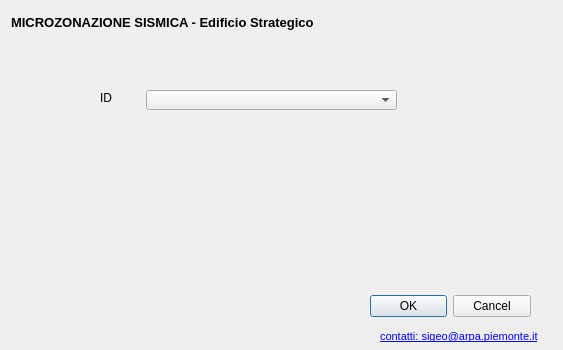
<?xml version="1.0" encoding="UTF-8"?>
<ui version="4.0">
 <class>Dialog</class>
 <widget class="QDialog" name="Dialog">
  <property name="geometry">
   <rect>
    <x>0</x>
    <y>0</y>
    <width>563</width>
    <height>350</height>
   </rect>
  </property>
  <property name="sizePolicy">
   <sizepolicy hsizetype="Fixed" vsizetype="Fixed">
    <horstretch>0</horstretch>
    <verstretch>0</verstretch>
   </sizepolicy>
  </property>
  <property name="minimumSize">
   <size>
    <width>563</width>
    <height>350</height>
   </size>
  </property>
  <property name="font">
   <font>
    <family>Arial</family>
   </font>
  </property>
  <property name="windowTitle">
   <string>Dialog</string>
  </property>
  <widget class="QDialogButtonBox" name="buttonBox">
   <property name="geometry">
    <rect>
     <x>370</x>
     <y>290</y>
     <width>161</width>
     <height>32</height>
    </rect>
   </property>
   <property name="orientation">
    <enum>Qt::Horizontal</enum>
   </property>
   <property name="standardButtons">
    <set>QDialogButtonBox::Cancel|QDialogButtonBox::Ok</set>
   </property>
  </widget>
  <widget class="QLabel" name="label_10">
   <property name="geometry">
    <rect>
     <x>20</x>
     <y>290</y>
     <width>91</width>
     <height>41</height>
    </rect>
   </property>
   <property name="text">
    <string/>
   </property>
   <property name="pixmap">
    <pixmap>resources/arpa.gif</pixmap>
   </property>
  </widget>
  <widget class="QLabel" name="label_16">
   <property name="geometry">
    <rect>
     <x>130</x>
     <y>290</y>
     <width>131</width>
     <height>41</height>
    </rect>
   </property>
   <property name="text">
    <string/>
   </property>
   <property name="pixmap">
    <pixmap>resources/rp.gif</pixmap>
   </property>
  </widget>
  <widget class="QLabel" name="label_17">
   <property name="geometry">
    <rect>
     <x>380</x>
     <y>330</y>
     <width>159</width>
     <height>13</height>
    </rect>
   </property>
   <property name="text">
    <string>&lt;!DOCTYPE HTML PUBLIC &quot;-//W3C//DTD HTML 4.0//EN&quot; &quot;http://www.w3.org/TR/REC-html40/strict.dtd&quot;&gt;
&lt;html&gt;&lt;head&gt;&lt;meta name=&quot;qrichtext&quot; content=&quot;1&quot; /&gt;&lt;style type=&quot;text/css&quot;&gt;
p, li { white-space: pre-wrap; }
&lt;/style&gt;&lt;/head&gt;&lt;body style=&quot; font-family:'Arial'; font-size:8.25pt; font-weight:400; font-style:normal;&quot;&gt;
&lt;p style=&quot; margin-top:0px; margin-bottom:0px; margin-left:0px; margin-right:0px; -qt-block-indent:0; text-indent:0px;&quot;&gt;&lt;a href=&quot;mailto:sigeo.arpa.piemonte.it&quot;&gt;&lt;span style=&quot; text-decoration: underline; color:#0000ff;&quot;&gt;contatti: sigeo@arpa.piemonte.it&lt;/span&gt;&lt;/a&gt;&lt;/p&gt;&lt;/body&gt;&lt;/html&gt;</string>
   </property>
  </widget>
  <widget class="QWidget" name="layoutWidget">
   <property name="geometry">
    <rect>
     <x>11</x>
     <y>11</y>
     <width>531</width>
     <height>22</height>
    </rect>
   </property>
   <layout class="QHBoxLayout" name="horizontalLayout">
    <item>
     <widget class="QLabel" name="label_6">
      <property name="font">
       <font>
        <pointsize>10</pointsize>
        <weight>75</weight>
        <bold>true</bold>
       </font>
      </property>
      <property name="text">
       <string>MICROZONAZIONE SISMICA - Edificio Strategico</string>
      </property>
     </widget>
    </item>
    <item>
     <spacer name="horizontalSpacer">
      <property name="orientation">
       <enum>Qt::Horizontal</enum>
      </property>
      <property name="sizeHint" stdset="0">
       <size>
        <width>40</width>
        <height>20</height>
       </size>
      </property>
     </spacer>
    </item>
   </layout>
  </widget>
  <widget class="QLabel" name="label">
   <property name="geometry">
    <rect>
     <x>100</x>
     <y>90</y>
     <width>16</width>
     <height>16</height>
    </rect>
   </property>
   <property name="text">
    <string>ID</string>
   </property>
  </widget>
  <widget class="QComboBox" name="id_es">
   <property name="geometry">
    <rect>
     <x>146</x>
     <y>90</y>
     <width>251</width>
     <height>20</height>
    </rect>
   </property>
  </widget>
  <zorder>layoutWidget</zorder>
  <zorder>buttonBox</zorder>
  <zorder>label_10</zorder>
  <zorder>label_16</zorder>
  <zorder>label_17</zorder>
  <zorder>label</zorder>
  <zorder>id_es</zorder>
 </widget>
 <tabstops>
  <tabstop>buttonBox</tabstop>
 </tabstops>
 <resources/>
 <connections>
  <connection>
   <sender>buttonBox</sender>
   <signal>accepted()</signal>
   <receiver>Dialog</receiver>
   <slot>accept()</slot>
   <hints>
    <hint type="sourcelabel">
     <x>248</x>
     <y>254</y>
    </hint>
    <hint type="destinationlabel">
     <x>157</x>
     <y>274</y>
    </hint>
   </hints>
  </connection>
  <connection>
   <sender>buttonBox</sender>
   <signal>rejected()</signal>
   <receiver>Dialog</receiver>
   <slot>reject()</slot>
   <hints>
    <hint type="sourcelabel">
     <x>316</x>
     <y>260</y>
    </hint>
    <hint type="destinationlabel">
     <x>286</x>
     <y>274</y>
    </hint>
   </hints>
  </connection>
 </connections>
</ui>
